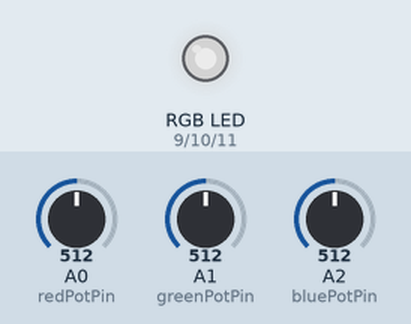
This sketch was run on a simulated Arduino Uno, built with avr-gcc and run on an emulated ATmega328P. Parts: an RGB LED mixed from three pins (HIGH = lit). The test bench sets the inputs (shaded band); at power-on: A0 (redPotPin) = 512, A1 (greenPotPin) = 512, A2 (bluePotPin) = 512. Dim RGB values are drawn brighter than linear.

Above: at 1.2 s.
1.3 s: A0 (redPotPin) set to 716
At 2.5 s:
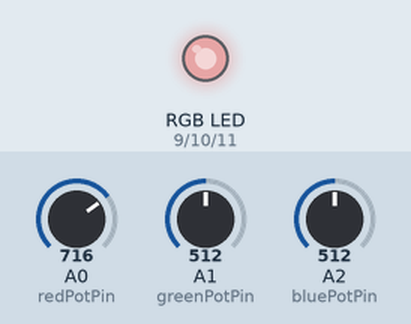
2.8 s: A1 (greenPotPin) set to 716
At 3.6 s:
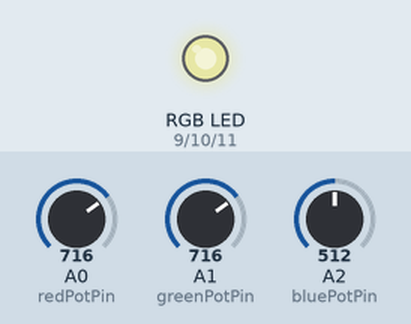
4.3 s: A2 (bluePotPin) set to 716
At 4.7 s:
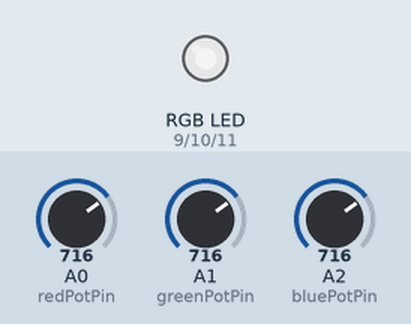
5.8 s: A0 (redPotPin) set to 900
At 7.0 s:
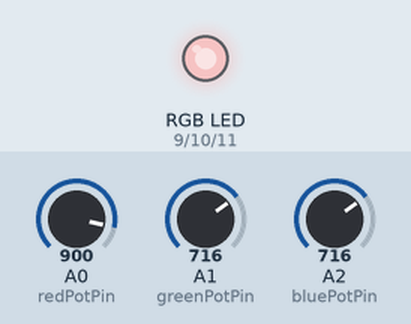
7.3 s: A1 (greenPotPin) set to 900
At 8.2 s:
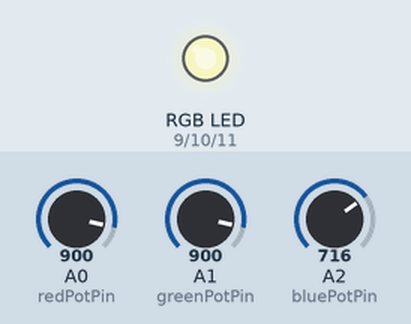
8.8 s: A2 (bluePotPin) set to 900
At 9.3 s:
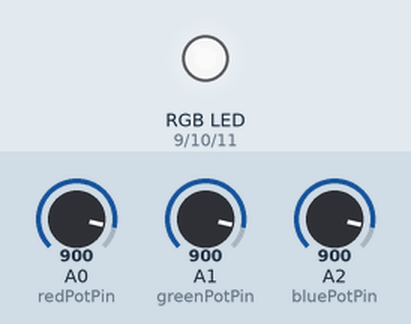
Timing chart, 0 to 11.3 s (numbered marks = the images above; inputs shaded):
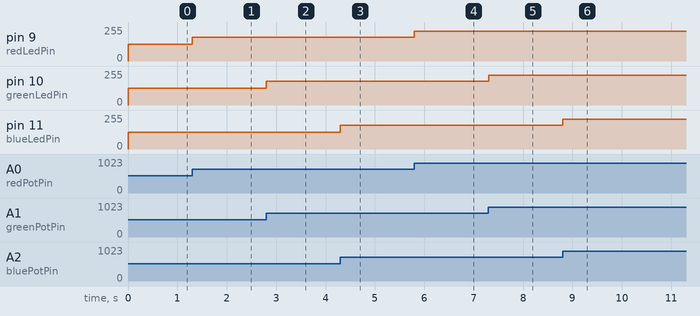

Measured:
- after the input at 1.3 s, pin 9 (redLedPin): 127/255 → 178/255 at once
- after the input at 2.8 s, pin 10 (greenLedPin): 127/255 → 178/255 at once
- after the input at 4.3 s, pin 11 (blueLedPin): 127/255 → 178/255 at once
- after the input at 5.8 s, pin 9 (redLedPin): 178/255 → 224/255 at once
- after the input at 7.3 s, pin 10 (greenLedPin): 178/255 → 224/255 at once
- after the input at 8.8 s, pin 11 (blueLedPin): 178/255 → 224/255 at once

The sketch:

analogRGBControl.ino
```cpp
const int redPotPin = A0;
const int greenPotPin = A1;
const int bluePotPin = A2;

const int redLedPin = 9;
const int greenLedPin = 10;
const int blueLedPin = 11;

int redPotValue = 0;
int greenPotValue = 0;
int bluePotValue = 0;

int redLedValue = 0;
int greenLedValue = 0;
int blueLedValue = 0;

void setup() {
  pinMode(redPotPin, INPUT);
  pinMode(greenPotPin, INPUT);
  pinMode(bluePotPin, INPUT);
  pinMode(redLedPin, OUTPUT);
  pinMode(greenLedPin, OUTPUT);
  pinMode(blueLedPin, OUTPUT);
  Serial.begin(9600);
}

void loop() {
  redPotValue = analogRead(redPotPin);
  greenPotValue = analogRead(greenPotPin);
  bluePotValue = analogRead(bluePotPin);

  redLedValue = map(redPotValue, 0, 1023, 0, 255);
  greenLedValue = map(greenPotValue, 0, 1023, 0, 255);
  blueLedValue = map(bluePotValue, 0, 1023, 0, 255);

  setColor(redLedValue, greenLedValue, blueLedValue);
  delay(1);
}

void setColor(int redValue, int greenValue, int blueValue){
  analogWrite(redLedPin, redValue);
  analogWrite(greenLedPin, greenValue);
  analogWrite(blueLedPin, blueValue);
}
```
